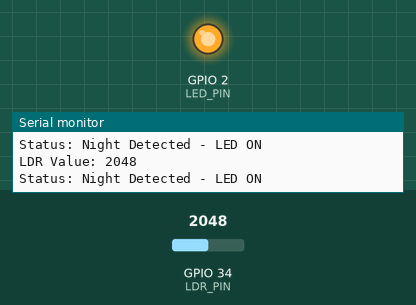
Recording of a sketch running on a simulated ESP32. On the bench: output pins drawn as LEDs (lit = HIGH), the last lines printed to the serial monitor. The inputs (shaded band) are chosen by the test bench; at power-on: GPIO 34 (LDR_PIN) = 2048.

Above: at 1.3 s.
1.4 s: GPIO 34 (LDR_PIN) set to 1556
2.9 s: GPIO 34 (LDR_PIN) set to 1432
At 4.1 s:
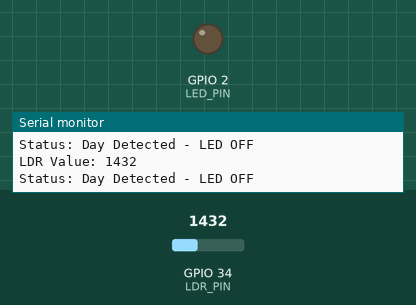
4.5 s: GPIO 34 (LDR_PIN) set to 1540
At 5.2 s:
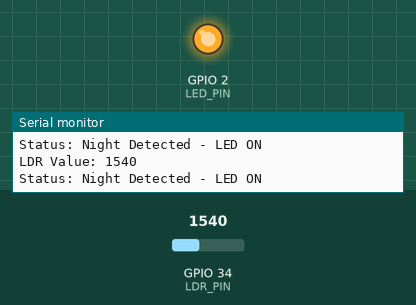
6.0 s: GPIO 34 (LDR_PIN) set to 1460
At 6.4 s:
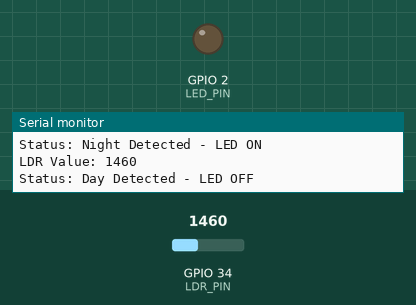
Timing chart, 0 to 8.5 s (numbered marks = the images above; inputs shaded):
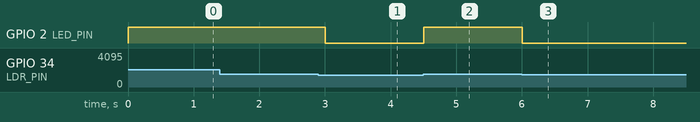

Measured:
- the behaviour switches between 1501 and 1500 on GPIO 34 (LDR_PIN) (found by bisection; images 0 and 1)
- after the input at 2.9 s, GPIO 2 (LED_PIN): HIGH → LOW after 0.10 s
- after the input at 4.5 s, GPIO 2 (LED_PIN): LOW → HIGH at once
- after the input at 6.0 s, GPIO 2 (LED_PIN): HIGH → LOW at once

The sketch:

code.ino
```cpp
const int LDR_PIN = 34;
const int LED_PIN = 2;
const int THRESHOLD = 1500;

void setup() {
  Serial.begin(115200);
  pinMode(LED_PIN, OUTPUT);
  pinMode(LDR_PIN, INPUT);
}

void loop() {
  int ldrValue = analogRead(LDR_PIN);
  Serial.print("LDR Value: ");
  Serial.println(ldrValue);

  if (ldrValue > THRESHOLD) {
    digitalWrite(LED_PIN, HIGH);
    Serial.println("Status: Night Detected - LED ON");
  } else {
    digitalWrite(LED_PIN, LOW);
    Serial.println("Status: Day Detected - LED OFF");
  }

  delay(500);
}
```
